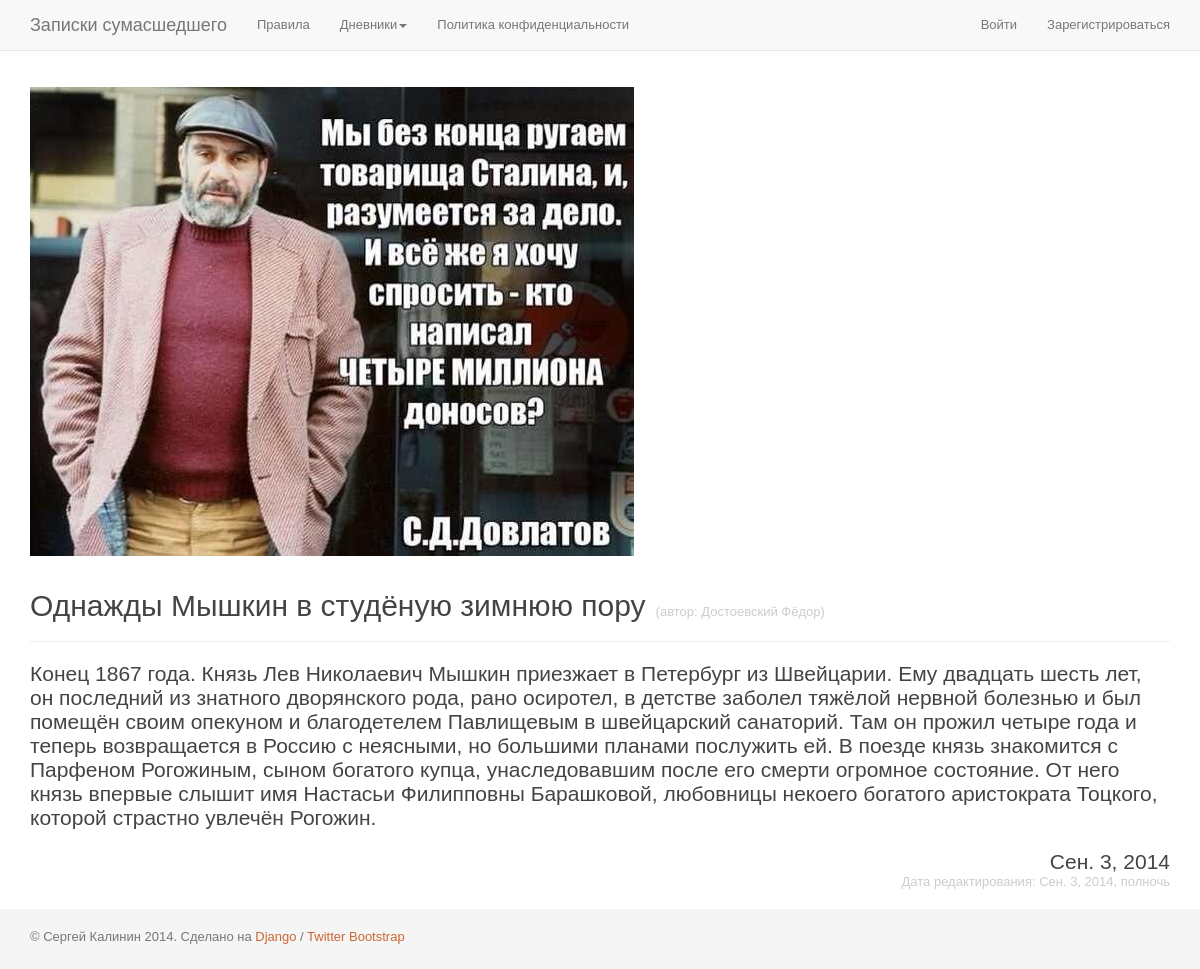
Page /record/1/ on the earlier database version.
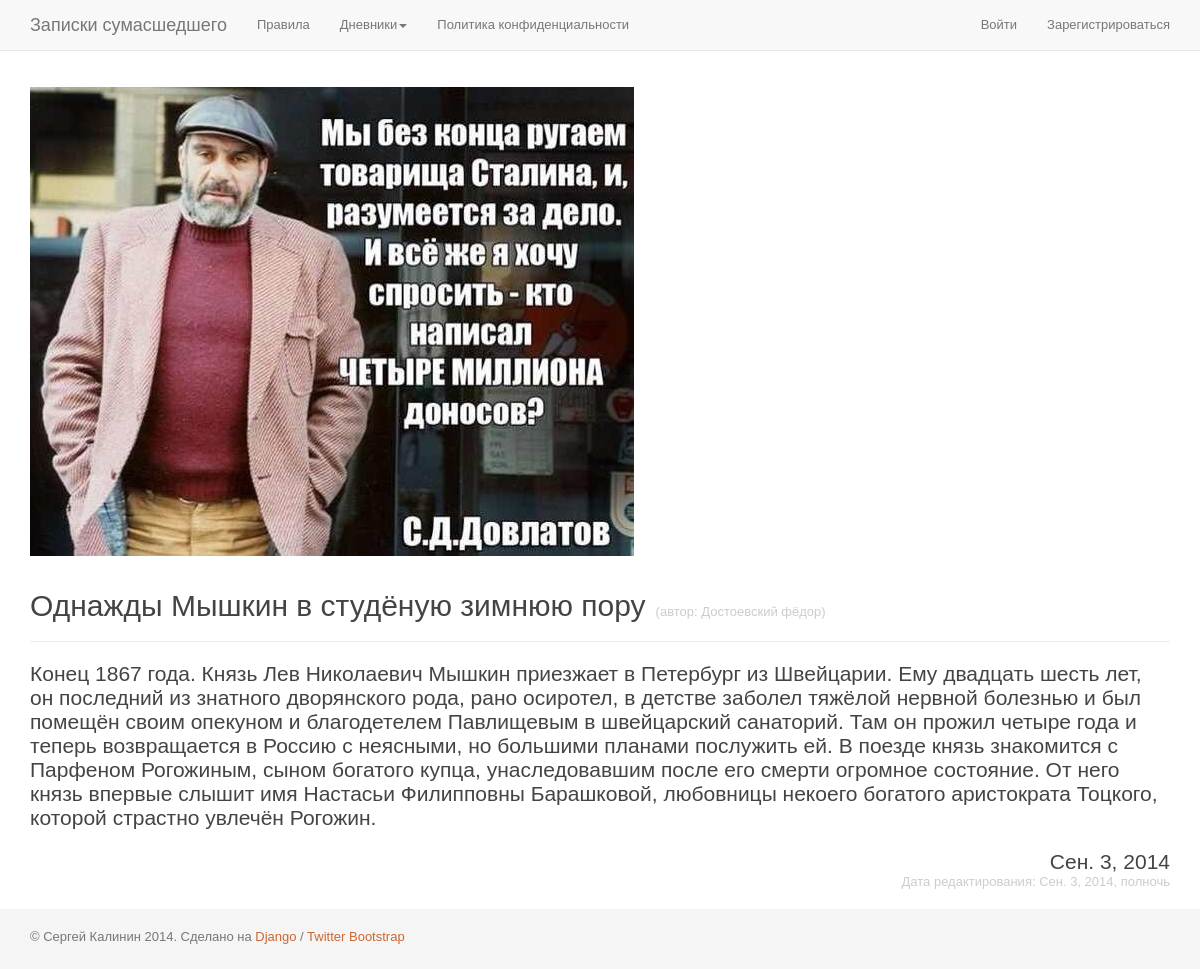
Same page on the later database version.
### app_zapsum/models.py (models this page shows, shortened)
class Diary(models.Model):
	user_id = models.IntegerField(
		'',
		blank=True,
		null=True,
	)
	title = models.CharField(
		'Заголовок записи',
		max_length=1000,
		blank=False,
	)
	date = models.DateField(
		'Дата записи',
		blank=True,
		null=True,
	)
	text = models.TextField(
		'Содержание записи',
		max_length=50000,
		blank=False,
	)
	last_edit_date = models.DateTimeField(
		'Дата последнего редактирования',
		auto_now=True,
	)
	is_active = models.BooleanField(default=True)
	is_delete = models.BooleanField(default=False)
	@classmethod
	def get_entry_public(self, id_record):
		return self.objects.get(pk=id_record, is_active=True, is_delete=False)

### app_accounts/models.py (models this page shows, shortened)
class UserProfile(User):
	gender = models.ForeignKey(
		Gender,
		verbose_name='Пол',
		blank=True,
		null=True,
	)
	nickname = models.CharField(
		'Отображаемое имя',
		max_length=50,
		blank=False,
	)
	phone = models.CharField(
		max_length=50,
		blank=False,
	)
	skype = models.CharField(
		max_length=50,
		blank=False,
	)
	other = models.TextField(
		max_length=500,
		blank=False,
	)
	avatar = models.ImageField(
		upload_to='userprofile/avatar/',
		blank=True,
		null=True,
	)
	views = models.IntegerField(
		default=0,
		null=False,
		blank=True,
	)
	objects = UserManager()
	@classmethod
	def get_entry(self, user_id):
		result = UserProfile.objects.get(user_ptr_id=user_id)
		return result

### app_zapsum/views.py (the view)
# urls.py: url(r'^record/(?P<id_record>[0-9]*)/$', 'views.record', name='record'),
def record(request, id_record):
	entry = Diary.get_entry_public(id_record=id_record)
	print(entry.date)
	print(entry.last_edit_date)
	user_entry = UserProfile.get_entry(user_id=entry.user_id)
	user_entry.views = user_entry.views + 1
	user_entry.save()
	avatar = user_entry.avatar
	t = loader.get_template('page_record.html')
	c = RequestContext(request, {
		'entry': entry,
		'avatar': avatar,
		'nickname': user_entry.nickname,
	}, [custom_proc])
	return HttpResponse(t.render(c))

### app_accounts/templatetags/tags_app_accounts.py (called while the page is built)
@register.inclusion_tag("part_auth_area.html")
def part_auth_area(user):
	if user:
		return {
			'is_authenticated': user.is_authenticated,
			'username': user.username,
			'user_id': user.pk,
		}

### app_zapsum/views.py (called while the page is built)
def custom_proc(request):
	return{
		'request': request,
	}

### app_zapsum/templates/page_record.html (shortened to what this page needs)
{% extends "page_base.html" %}
{% load staticfiles thumbnail %}
{% block content %}
	<section class="section record_public">
		<div class="page-header">
			{% if avatar %}
				<a class="fancybox ava" href="{{ avatar.url }}">
					{% thumbnail avatar "50x50" crop="center" as im %}
						<img id="ava_img" src="{{ im.url }}" width="{{ im.width }}" height="{{ im.height }}">
					{% endthumbnail %}
				</a>
			{% endif %}
			<h2 class="h2">{{ entry.title }}<a class="author_info" href="/profile/{{ entry.user_id }}/">{{ nickname }}</a></h2>
		</div>
		<article class="article record_article">
			<div class="body">
				{{ entry.text | safe}}
			</div>
			<div class="dates_block">
				<span class="date">{{ entry.date }}</span>
				<span class="date_mod">Дата редактирования: {{ entry.last_edit_date }}</span>
			</div>
		</article>
	</section>
{% endblock %}

### zapsum/templates/page_base.html (shortened to what this page needs)
<!DOCTYPE html>
{% load staticfiles %}
{% load tags_app_accounts %}
<html lang="ru">
	<head>
		<link href="{% static 'zapsum/css/bootstrap/bootstrap.min.css' %}" rel="stylesheet">
		<link href="{% static 'zapsum/css/bootstrap/sticky-footer-navbar.css' %}" rel="stylesheet">
		<link href="{% static 'zapsum/css/styles.css' %}" rel="stylesheet">
		<link href="{% static 'app_accounts/css/styles.css' %}" rel="stylesheet">
		<link href="{% static 'app_zapsum/css/styles.css' %}" rel="stylesheet">
	</head>
	<body>
		<div class="navbar navbar-default navbar-fixed-top nav_top" role="navigation">
			<div class="container">
				<div class="navbar-header">
					<a class="navbar-brand" href="{% url 'rules' %}">Записки сумасшедшего</a>
				</div>
				<div class="collapse navbar-collapse">
				  <ul class="nav navbar-nav">
					<li><a href="{% url 'rules' %}">Правила</a></li>
					<li class="dropdown">
						<a href="#" class="dropdown-toggle" data-toggle="dropdown">Дневники<span class="caret"></span></a>
					</li>
					<li><a href="{% url 'privacy_policy' %}">Политика конфиденциальности</a></li>
				  </ul>
					<ul class="nav navbar-nav navbar-right">
						{% part_auth_area request.user %}
					</ul>
				</div>
			</div>
		</div>
		<div class="container main_container">
			{% block content %}{% endblock %}
		</div>
		<div class="footer">
			<div class="container">
				<p class="text-muted">© Сергей Калинин 2014. Сделано на <a href="https://www.djangoproject.com/">Django</a> / <a href="http://getbootstrap.com/">Twitter Bootstrap</a></p>
			</div>
		</div>
	</body>
</html>

### app_accounts/templates/part_auth_area.html
{% if is_authenticated %}
	<li>
		<a id="login" href="/profile/{{ user_id }}/" onclick="preventDefault()">{{ username }}</a>
	</li>
	<li>
		<a id="exit_link" href="{% url 'logout' %}">(Выйти)</a>
	</li>
{% else %}
	<li>
		<a href="{% url 'authentication' %}">Войти</a>
	</li>
	<li>
		<a href="{% url 'registration' %}">Зарегистрироваться</a>
	</li>
{% endif %}

### zapsum/static/zapsum/css/styles.css (style rules this page uses)
html, body, div, h1, h2, h3, h4, h5, h6, a, a img, p, ul, ol, li, span, fieldset , form, dl, dd, dt, table, tr, td, img { border: none; margin: 0; outline: none; padding: 0; }
body { font: normal 13px arial, sans-serif; color: #444; }
a { color: #cc6633; }
ul { list-style-type: none; }
body > .main_container { padding-bottom: 80px; }
.record_public { font-size: 21px; }
.record_public .ava { position: relative; top: -13px; }
.record_public .h2 { display: inline-block; }
.record_public .body { padding-bottom: 20px; }
.record_public .dates_block { overflow: hidden; }
.record_public .dates_block .date { float: right; }
.record_public .dates_block .date_mod { float: right; clear: both; font-size: 13px; color: #ccc; }
.record_public .author_info:after { content: ')'; }
.record_public .author_info:before { content: '(автор: '; }
.record_public .author_info { margin-left: 10px; font-size: 13px; color: #ccc; }

Differences in the rows shown:
changed UserProfile: nickname "Достоевский Фёдор" → "Достоевский фёдор"
